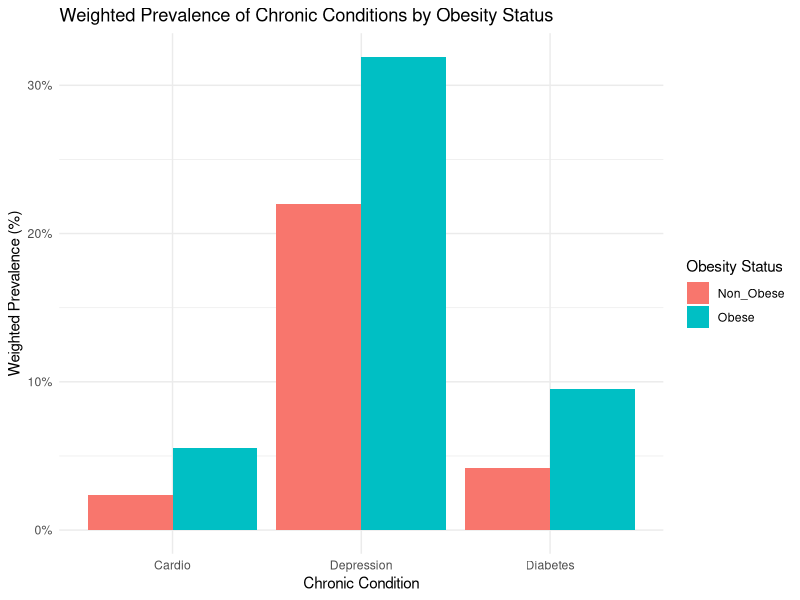

The R source for this figure:
# Step 1: Load libraries and read data
library(dplyr)
library(survey)
library(ggplot2)
library(tidyr)

setwd("C:/Users/namitha/Documents/DATS-6101-Project-/data/processed")

# Step 2: Read yearly BRFSS datasets
d1 <- read.csv("brfss_2018_clean_sample.csv")
d2 <- read.csv("brfss_2019_clean_sample.csv")
d3 <- read.csv("brfss_2020_clean_sample.csv")
d4 <- read.csv("brfss_2021_clean_sample.csv")
d5 <- read.csv("brfss_2022_clean_sample.csv")
d6 <- read.csv("brfss_2023_clean_sample.csv")

# Combine datasets into one dataframe
brfss_data <- bind_rows(d1, d2, d3, d4, d5, d6)

# Quick check
head(brfss_data)

# Step 3: Create obesity variable and filter post-COVID period
brfss_postcovid <- brfss_data %>%
  mutate(obese = ifelse(bmi_category == "Obese", 1, 0)) %>%  # 1=Obese, 0=Not Obese
  filter(interview_year >= 2019)

# Step 4: Create chronic conditions variables with correct coding
brfss_postcovid <- brfss_postcovid %>%
  mutate(
    diabetes = ifelse(diabetes_status %in% c("Yes", "Yes, only pregnancy"), 1, 0),
    cardio = ifelse(
      heart_attack_history == "Yes" |
        coronary_hd_history == "Yes" |
        stroke_history == "Yes", 1, 0
    ),
    depression = ifelse(depression_history == "Yes", 1, 0)
  )

# Quick check
head(brfss_postcovid)

# Step 5: Convert chronic conditions to numeric
brfss_postcovid <- brfss_postcovid %>%
  mutate(
    diabetes = as.numeric(diabetes),
    cardio = as.numeric(cardio),
    depression = as.numeric(depression)
  )

# Step 6: Create survey design without strata to avoid singleton PSU issue
brfss_design <- svydesign(
  id = ~psu,
  weights = ~weight_final,
  data = brfss_postcovid
)

# Step 6a: Function to calculate weighted prevalence by obesity status
weighted_prev <- function(var) {
  svyby(
    as.formula(paste0("~", var)),
    ~obese,
    brfss_design,
    svymean,
    na.rm = TRUE
  )
}

# Step 6b: Calculate weighted prevalence for each chronic condition
diabetes_prev <- weighted_prev("diabetes")
cardio_prev <- weighted_prev("cardio")
depression_prev <- weighted_prev("depression")

# Step 6c: Combine results into one table
chronic_by_obese <- data.frame(
  Condition = c("Diabetes", "Cardio", "Depression"),
  Non_Obese = c(diabetes_prev[1,2], cardio_prev[1,2], depression_prev[1,2]),
  Obese = c(diabetes_prev[2,2], cardio_prev[2,2], depression_prev[2,2])
)

# View weighted prevalence table
chronic_by_obese

# Step 7: Visualize weighted prevalence
library(ggplot2)
library(tidyr)

# Reshape chronic_by_obese for plotting
chronic_long <- chronic_by_obese %>%
  pivot_longer(cols = c("Non_Obese", "Obese"), names_to = "Obesity_Status", values_to = "Prevalence")

# Create bar plot
ggplot(chronic_long, aes(x = Condition, y = Prevalence, fill = Obesity_Status)) +
  geom_bar(stat = "identity", position = "dodge") +
  scale_y_continuous(labels = scales::percent_format(accuracy = 1)) +
  labs(
    title = "Weighted Prevalence of Chronic Conditions by Obesity Status",
    x = "Chronic Condition",
    y = "Weighted Prevalence (%)",
    fill = "Obesity Status"
  ) +
  theme_minimal()
